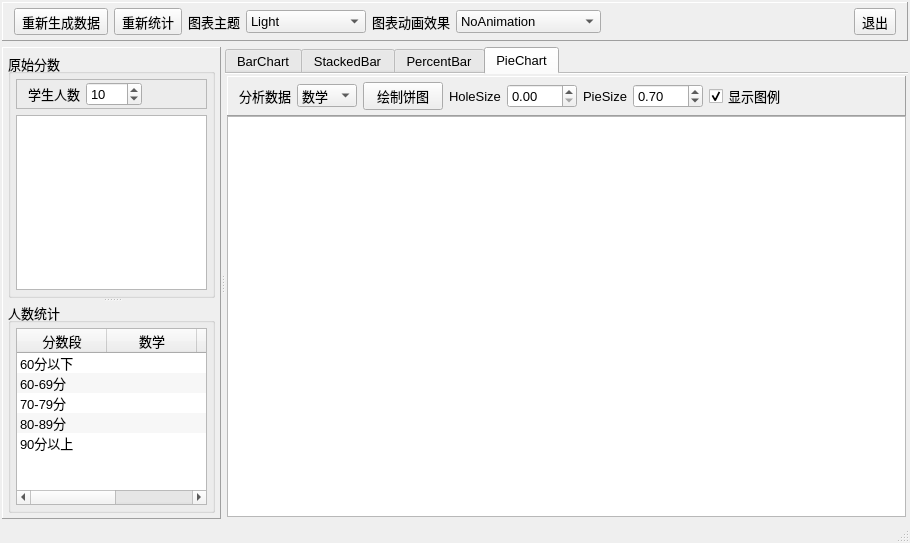
<?xml version="1.0" encoding="UTF-8"?>
<ui version="4.0">
 <class>MainWindow</class>
 <widget class="QMainWindow" name="MainWindow">
  <property name="geometry">
   <rect>
    <x>0</x>
    <y>0</y>
    <width>910</width>
    <height>543</height>
   </rect>
  </property>
  <property name="font">
   <font>
    <pointsize>10</pointsize>
   </font>
  </property>
  <property name="windowTitle">
   <string>饼图和柱状图</string>
  </property>
  <widget class="QWidget" name="centralWidget">
   <layout class="QVBoxLayout" name="verticalLayout_13">
    <property name="leftMargin">
     <number>2</number>
    </property>
    <property name="topMargin">
     <number>2</number>
    </property>
    <property name="rightMargin">
     <number>2</number>
    </property>
    <property name="bottomMargin">
     <number>2</number>
    </property>
    <item>
     <widget class="QFrame" name="frame_6">
      <property name="maximumSize">
       <size>
        <width>16777215</width>
        <height>40</height>
       </size>
      </property>
      <property name="frameShape">
       <enum>QFrame::Panel</enum>
      </property>
      <property name="frameShadow">
       <enum>QFrame::Raised</enum>
      </property>
      <layout class="QHBoxLayout" name="horizontalLayout_7">
       <property name="topMargin">
        <number>5</number>
       </property>
       <property name="bottomMargin">
        <number>5</number>
       </property>
       <item>
        <widget class="QToolButton" name="toolBtn_GenData">
         <property name="toolTip">
          <string>重新生成数据并统计</string>
         </property>
         <property name="text">
          <string>重新生成数据</string>
         </property>
         <property name="icon">
          <iconset resource="res.qrc">
           <normaloff>:/icons/images/828.bmp</normaloff>:/icons/images/828.bmp</iconset>
         </property>
         <property name="toolButtonStyle">
          <enum>Qt::ToolButtonTextBesideIcon</enum>
         </property>
        </widget>
       </item>
       <item>
        <widget class="QToolButton" name="toolBtn_Counting">
         <property name="toolTip">
          <string>重新统计</string>
         </property>
         <property name="text">
          <string>重新统计</string>
         </property>
         <property name="icon">
          <iconset resource="res.qrc">
           <normaloff>:/icons/images/216.GIF</normaloff>:/icons/images/216.GIF</iconset>
         </property>
         <property name="toolButtonStyle">
          <enum>Qt::ToolButtonTextBesideIcon</enum>
         </property>
        </widget>
       </item>
       <item>
        <widget class="QLabel" name="label_7">
         <property name="text">
          <string>图表主题</string>
         </property>
        </widget>
       </item>
       <item>
        <widget class="QComboBox" name="comboTheme">
         <property name="minimumSize">
          <size>
           <width>120</width>
           <height>0</height>
          </size>
         </property>
         <item>
          <property name="text">
           <string>Light</string>
          </property>
         </item>
         <item>
          <property name="text">
           <string>BlueCerulean</string>
          </property>
         </item>
         <item>
          <property name="text">
           <string>Dark</string>
          </property>
         </item>
         <item>
          <property name="text">
           <string>BrownSand</string>
          </property>
         </item>
         <item>
          <property name="text">
           <string>BlueNcs</string>
          </property>
         </item>
         <item>
          <property name="text">
           <string>HighContrast</string>
          </property>
         </item>
         <item>
          <property name="text">
           <string>BlueIcy</string>
          </property>
         </item>
         <item>
          <property name="text">
           <string>Qt</string>
          </property>
         </item>
        </widget>
       </item>
       <item>
        <widget class="QLabel" name="label_8">
         <property name="text">
          <string>图表动画效果</string>
         </property>
        </widget>
       </item>
       <item>
        <widget class="QComboBox" name="comboAnimation">
         <item>
          <property name="text">
           <string>NoAnimation</string>
          </property>
         </item>
         <item>
          <property name="text">
           <string>GridAxisAnimations</string>
          </property>
         </item>
         <item>
          <property name="text">
           <string>SeriesAnimations</string>
          </property>
         </item>
         <item>
          <property name="text">
           <string>AllAnimations</string>
          </property>
         </item>
        </widget>
       </item>
       <item>
        <spacer name="horizontalSpacer_7">
         <property name="orientation">
          <enum>Qt::Horizontal</enum>
         </property>
         <property name="sizeHint" stdset="0">
          <size>
           <width>40</width>
           <height>20</height>
          </size>
         </property>
        </spacer>
       </item>
       <item>
        <widget class="QToolButton" name="toolBtn_Quit">
         <property name="text">
          <string>退出</string>
         </property>
         <property name="icon">
          <iconset resource="res.qrc">
           <normaloff>:/icons/images/132.bmp</normaloff>:/icons/images/132.bmp</iconset>
         </property>
         <property name="toolButtonStyle">
          <enum>Qt::ToolButtonTextBesideIcon</enum>
         </property>
        </widget>
       </item>
      </layout>
     </widget>
    </item>
    <item>
     <widget class="QSplitter" name="splitter_2">
      <property name="orientation">
       <enum>Qt::Horizontal</enum>
      </property>
      <widget class="QFrame" name="frameData">
       <property name="frameShape">
        <enum>QFrame::Panel</enum>
       </property>
       <property name="frameShadow">
        <enum>QFrame::Raised</enum>
       </property>
       <layout class="QVBoxLayout" name="verticalLayout_3">
        <property name="leftMargin">
         <number>5</number>
        </property>
        <property name="topMargin">
         <number>5</number>
        </property>
        <property name="rightMargin">
         <number>5</number>
        </property>
        <property name="bottomMargin">
         <number>5</number>
        </property>
        <item>
         <widget class="QSplitter" name="splitter">
          <property name="orientation">
           <enum>Qt::Vertical</enum>
          </property>
          <widget class="QGroupBox" name="groupBox">
           <property name="title">
            <string>原始分数</string>
           </property>
           <layout class="QVBoxLayout" name="verticalLayout">
            <property name="leftMargin">
             <number>5</number>
            </property>
            <property name="topMargin">
             <number>5</number>
            </property>
            <property name="rightMargin">
             <number>5</number>
            </property>
            <property name="bottomMargin">
             <number>5</number>
            </property>
            <item>
             <widget class="QFrame" name="frame_2">
              <property name="frameShape">
               <enum>QFrame::StyledPanel</enum>
              </property>
              <property name="frameShadow">
               <enum>QFrame::Raised</enum>
              </property>
              <layout class="QHBoxLayout" name="horizontalLayout_6">
               <property name="topMargin">
                <number>2</number>
               </property>
               <property name="bottomMargin">
                <number>2</number>
               </property>
               <item>
                <widget class="QLabel" name="label_5">
                 <property name="text">
                  <string>学生人数</string>
                 </property>
                 <property name="alignment">
                  <set>Qt::AlignRight|Qt::AlignTrailing|Qt::AlignVCenter</set>
                 </property>
                </widget>
               </item>
               <item>
                <widget class="QSpinBox" name="spinCount">
                 <property name="minimum">
                  <number>2</number>
                 </property>
                 <property name="maximum">
                  <number>5000</number>
                 </property>
                 <property name="value">
                  <number>10</number>
                 </property>
                </widget>
               </item>
               <item>
                <spacer name="horizontalSpacer_6">
                 <property name="orientation">
                  <enum>Qt::Horizontal</enum>
                 </property>
                 <property name="sizeHint" stdset="0">
                  <size>
                   <width>40</width>
                   <height>20</height>
                  </size>
                 </property>
                </spacer>
               </item>
              </layout>
             </widget>
            </item>
            <item>
             <widget class="QTableView" name="tableView">
              <property name="alternatingRowColors">
               <bool>true</bool>
              </property>
              <attribute name="horizontalHeaderDefaultSectionSize">
               <number>80</number>
              </attribute>
              <attribute name="verticalHeaderDefaultSectionSize">
               <number>27</number>
              </attribute>
             </widget>
            </item>
           </layout>
          </widget>
          <widget class="QGroupBox" name="groupBox_7">
           <property name="title">
            <string>人数统计</string>
           </property>
           <layout class="QVBoxLayout" name="verticalLayout_2">
            <property name="leftMargin">
             <number>5</number>
            </property>
            <property name="topMargin">
             <number>5</number>
            </property>
            <property name="rightMargin">
             <number>5</number>
            </property>
            <property name="bottomMargin">
             <number>5</number>
            </property>
            <item>
             <widget class="QTreeWidget" name="treeWidget">
              <property name="maximumSize">
               <size>
                <width>16777215</width>
                <height>300</height>
               </size>
              </property>
              <property name="editTriggers">
               <set>QAbstractItemView::NoEditTriggers</set>
              </property>
              <property name="alternatingRowColors">
               <bool>true</bool>
              </property>
              <property name="indentation">
               <number>0</number>
              </property>
              <attribute name="headerDefaultSectionSize">
               <number>90</number>
              </attribute>
              <column>
               <property name="text">
                <string>分数段</string>
               </property>
               <property name="textAlignment">
                <set>AlignCenter</set>
               </property>
              </column>
              <column>
               <property name="text">
                <string>数学</string>
               </property>
               <property name="textAlignment">
                <set>AlignCenter</set>
               </property>
              </column>
              <column>
               <property name="text">
                <string>语文</string>
               </property>
               <property name="textAlignment">
                <set>AlignCenter</set>
               </property>
              </column>
              <column>
               <property name="text">
                <string>英语</string>
               </property>
               <property name="textAlignment">
                <set>AlignCenter</set>
               </property>
              </column>
              <item>
               <property name="text">
                <string>60分以下</string>
               </property>
               <property name="textAlignment">
                <set>AlignCenter</set>
               </property>
               <property name="text">
                <string/>
               </property>
               <property name="textAlignment">
                <set>AlignCenter</set>
               </property>
               <property name="text">
                <string/>
               </property>
              </item>
              <item>
               <property name="text">
                <string>60-69分</string>
               </property>
               <property name="textAlignment">
                <set>AlignCenter</set>
               </property>
               <property name="text">
                <string/>
               </property>
               <property name="textAlignment">
                <set>AlignCenter</set>
               </property>
               <property name="text">
                <string/>
               </property>
              </item>
              <item>
               <property name="text">
                <string>70-79分</string>
               </property>
               <property name="textAlignment">
                <set>AlignCenter</set>
               </property>
               <property name="text">
                <string/>
               </property>
               <property name="text">
                <string/>
               </property>
              </item>
              <item>
               <property name="text">
                <string>80-89分</string>
               </property>
               <property name="textAlignment">
                <set>AlignCenter</set>
               </property>
               <property name="text">
                <string/>
               </property>
               <property name="textAlignment">
                <set>AlignCenter</set>
               </property>
               <property name="text">
                <string/>
               </property>
              </item>
              <item>
               <property name="text">
                <string>90分以上</string>
               </property>
               <property name="textAlignment">
                <set>AlignCenter</set>
               </property>
               <property name="text">
                <string/>
               </property>
               <property name="text">
                <string/>
               </property>
              </item>
             </widget>
            </item>
           </layout>
          </widget>
         </widget>
        </item>
       </layout>
      </widget>
      <widget class="QTabWidget" name="tabWidget">
       <property name="tabPosition">
        <enum>QTabWidget::North</enum>
       </property>
       <property name="tabShape">
        <enum>QTabWidget::Rounded</enum>
       </property>
       <property name="currentIndex">
        <number>3</number>
       </property>
       <property name="documentMode">
        <bool>true</bool>
       </property>
       <widget class="QWidget" name="tab">
        <attribute name="icon">
         <iconset resource="res.qrc">
          <normaloff>:/icons/images/3.ico</normaloff>:/icons/images/3.ico</iconset>
        </attribute>
        <attribute name="title">
         <string>BarChart</string>
        </attribute>
        <layout class="QVBoxLayout" name="verticalLayout_9">
         <property name="leftMargin">
          <number>2</number>
         </property>
         <property name="topMargin">
          <number>2</number>
         </property>
         <property name="rightMargin">
          <number>2</number>
         </property>
         <property name="bottomMargin">
          <number>2</number>
         </property>
         <item>
          <widget class="QWidget" name="widget" native="true">
           <layout class="QVBoxLayout" name="verticalLayout_8">
            <property name="spacing">
             <number>0</number>
            </property>
            <property name="leftMargin">
             <number>0</number>
            </property>
            <property name="topMargin">
             <number>0</number>
            </property>
            <property name="rightMargin">
             <number>0</number>
            </property>
            <property name="bottomMargin">
             <number>0</number>
            </property>
            <item>
             <widget class="QFrame" name="frame">
              <property name="frameShape">
               <enum>QFrame::Panel</enum>
              </property>
              <property name="frameShadow">
               <enum>QFrame::Raised</enum>
              </property>
              <layout class="QHBoxLayout" name="horizontalLayout">
               <property name="spacing">
                <number>12</number>
               </property>
               <property name="topMargin">
                <number>5</number>
               </property>
               <property name="bottomMargin">
                <number>5</number>
               </property>
               <item>
                <widget class="QPushButton" name="btnBuildBarChart">
                 <property name="text">
                  <string>绘制柱状图</string>
                 </property>
                </widget>
               </item>
               <item>
                <widget class="QPushButton" name="btnBuildBarChartH">
                 <property name="text">
                  <string>绘制水平柱状图</string>
                 </property>
                </widget>
               </item>
               <item>
                <spacer name="horizontalSpacer_2">
                 <property name="orientation">
                  <enum>Qt::Horizontal</enum>
                 </property>
                 <property name="sizeHint" stdset="0">
                  <size>
                   <width>662</width>
                   <height>20</height>
                  </size>
                 </property>
                </spacer>
               </item>
              </layout>
             </widget>
            </item>
            <item>
             <widget class="TChartView" name="chartViewBar">
              <property name="renderHints">
               <set>QPainter::Antialiasing|QPainter::TextAntialiasing</set>
              </property>
             </widget>
            </item>
           </layout>
          </widget>
         </item>
        </layout>
       </widget>
       <widget class="QWidget" name="tab_3">
        <attribute name="icon">
         <iconset resource="res.qrc">
          <normaloff>:/icons/images/281.GIF</normaloff>:/icons/images/281.GIF</iconset>
        </attribute>
        <attribute name="title">
         <string>StackedBar</string>
        </attribute>
        <layout class="QVBoxLayout" name="verticalLayout_10">
         <property name="leftMargin">
          <number>2</number>
         </property>
         <property name="topMargin">
          <number>2</number>
         </property>
         <property name="rightMargin">
          <number>2</number>
         </property>
         <property name="bottomMargin">
          <number>2</number>
         </property>
         <item>
          <widget class="QWidget" name="widget_2" native="true">
           <layout class="QVBoxLayout" name="verticalLayout_5">
            <property name="spacing">
             <number>0</number>
            </property>
            <property name="leftMargin">
             <number>0</number>
            </property>
            <property name="topMargin">
             <number>0</number>
            </property>
            <property name="rightMargin">
             <number>0</number>
            </property>
            <property name="bottomMargin">
             <number>0</number>
            </property>
            <item>
             <widget class="QFrame" name="frame_3">
              <property name="frameShape">
               <enum>QFrame::Panel</enum>
              </property>
              <property name="frameShadow">
               <enum>QFrame::Raised</enum>
              </property>
              <layout class="QHBoxLayout" name="horizontalLayout_3">
               <property name="spacing">
                <number>12</number>
               </property>
               <property name="topMargin">
                <number>5</number>
               </property>
               <property name="bottomMargin">
                <number>5</number>
               </property>
               <item>
                <widget class="QPushButton" name="btnBuildStackedBar">
                 <property name="text">
                  <string>绘制堆叠柱状图</string>
                 </property>
                </widget>
               </item>
               <item>
                <widget class="QPushButton" name="btnBuildStackedBarH">
                 <property name="text">
                  <string>绘制水平堆叠柱状图</string>
                 </property>
                </widget>
               </item>
               <item>
                <spacer name="horizontalSpacer_3">
                 <property name="orientation">
                  <enum>Qt::Horizontal</enum>
                 </property>
                 <property name="sizeHint" stdset="0">
                  <size>
                   <width>536</width>
                   <height>20</height>
                  </size>
                 </property>
                </spacer>
               </item>
              </layout>
             </widget>
            </item>
            <item>
             <widget class="TChartView" name="chartViewStackedBar"/>
            </item>
           </layout>
          </widget>
         </item>
        </layout>
       </widget>
       <widget class="QWidget" name="tab_5">
        <attribute name="icon">
         <iconset resource="res.qrc">
          <normaloff>:/icons/images/f4.ico</normaloff>:/icons/images/f4.ico</iconset>
        </attribute>
        <attribute name="title">
         <string>PercentBar</string>
        </attribute>
        <layout class="QVBoxLayout" name="verticalLayout_12">
         <property name="leftMargin">
          <number>2</number>
         </property>
         <property name="topMargin">
          <number>2</number>
         </property>
         <property name="rightMargin">
          <number>2</number>
         </property>
         <property name="bottomMargin">
          <number>2</number>
         </property>
         <item>
          <widget class="QWidget" name="widget_4" native="true">
           <layout class="QVBoxLayout" name="verticalLayout_6">
            <property name="spacing">
             <number>0</number>
            </property>
            <property name="leftMargin">
             <number>0</number>
            </property>
            <property name="topMargin">
             <number>0</number>
            </property>
            <property name="rightMargin">
             <number>0</number>
            </property>
            <property name="bottomMargin">
             <number>0</number>
            </property>
            <item>
             <widget class="QFrame" name="frame_5">
              <property name="frameShape">
               <enum>QFrame::Panel</enum>
              </property>
              <property name="frameShadow">
               <enum>QFrame::Raised</enum>
              </property>
              <layout class="QHBoxLayout" name="horizontalLayout_4">
               <property name="spacing">
                <number>12</number>
               </property>
               <property name="topMargin">
                <number>5</number>
               </property>
               <property name="bottomMargin">
                <number>5</number>
               </property>
               <item>
                <widget class="QPushButton" name="btnPercentBar">
                 <property name="text">
                  <string>绘制百分比柱状图</string>
                 </property>
                </widget>
               </item>
               <item>
                <widget class="QPushButton" name="btnPercentBarH">
                 <property name="text">
                  <string>绘制水平百分比柱状图</string>
                 </property>
                </widget>
               </item>
               <item>
                <spacer name="horizontalSpacer_4">
                 <property name="orientation">
                  <enum>Qt::Horizontal</enum>
                 </property>
                 <property name="sizeHint" stdset="0">
                  <size>
                   <width>523</width>
                   <height>20</height>
                  </size>
                 </property>
                </spacer>
               </item>
              </layout>
             </widget>
            </item>
            <item>
             <widget class="TChartView" name="chartViewPercentBar"/>
            </item>
           </layout>
          </widget>
         </item>
        </layout>
       </widget>
       <widget class="QWidget" name="tab_2">
        <attribute name="icon">
         <iconset resource="res.qrc">
          <normaloff>:/icons/images/43.ico</normaloff>:/icons/images/43.ico</iconset>
        </attribute>
        <attribute name="title">
         <string>PieChart</string>
        </attribute>
        <layout class="QVBoxLayout" name="verticalLayout_11">
         <property name="leftMargin">
          <number>2</number>
         </property>
         <property name="topMargin">
          <number>2</number>
         </property>
         <property name="rightMargin">
          <number>2</number>
         </property>
         <property name="bottomMargin">
          <number>2</number>
         </property>
         <item>
          <widget class="QWidget" name="widget_3" native="true">
           <layout class="QVBoxLayout" name="verticalLayout_4">
            <property name="spacing">
             <number>0</number>
            </property>
            <property name="leftMargin">
             <number>0</number>
            </property>
            <property name="topMargin">
             <number>0</number>
            </property>
            <property name="rightMargin">
             <number>0</number>
            </property>
            <property name="bottomMargin">
             <number>0</number>
            </property>
            <item>
             <widget class="QFrame" name="frame_4">
              <property name="frameShape">
               <enum>QFrame::Panel</enum>
              </property>
              <property name="frameShadow">
               <enum>QFrame::Raised</enum>
              </property>
              <layout class="QHBoxLayout" name="horizontalLayout_2">
               <property name="topMargin">
                <number>5</number>
               </property>
               <property name="bottomMargin">
                <number>5</number>
               </property>
               <item>
                <widget class="QLabel" name="label">
                 <property name="text">
                  <string>分析数据</string>
                 </property>
                 <property name="alignment">
                  <set>Qt::AlignRight|Qt::AlignTrailing|Qt::AlignVCenter</set>
                 </property>
                </widget>
               </item>
               <item>
                <widget class="QComboBox" name="comboCourse">
                 <property name="minimumSize">
                  <size>
                   <width>60</width>
                   <height>0</height>
                  </size>
                 </property>
                 <item>
                  <property name="text">
                   <string>数学</string>
                  </property>
                 </item>
                 <item>
                  <property name="text">
                   <string>语文</string>
                  </property>
                 </item>
                 <item>
                  <property name="text">
                   <string>英语</string>
                  </property>
                 </item>
                </widget>
               </item>
               <item>
                <widget class="QPushButton" name="btnDrawPieChart">
                 <property name="text">
                  <string>绘制饼图</string>
                 </property>
                </widget>
               </item>
               <item>
                <widget class="QLabel" name="label_2">
                 <property name="text">
                  <string>HoleSize</string>
                 </property>
                </widget>
               </item>
               <item>
                <widget class="QDoubleSpinBox" name="spinHoleSize">
                 <property name="minimumSize">
                  <size>
                   <width>70</width>
                   <height>0</height>
                  </size>
                 </property>
                 <property name="decimals">
                  <number>2</number>
                 </property>
                 <property name="maximum">
                  <double>1.000000000000000</double>
                 </property>
                 <property name="singleStep">
                  <double>0.100000000000000</double>
                 </property>
                </widget>
               </item>
               <item>
                <widget class="QLabel" name="label_3">
                 <property name="text">
                  <string>PieSize</string>
                 </property>
                </widget>
               </item>
               <item>
                <widget class="QDoubleSpinBox" name="spinPieSize">
                 <property name="minimumSize">
                  <size>
                   <width>70</width>
                   <height>0</height>
                  </size>
                 </property>
                 <property name="maximum">
                  <double>1.000000000000000</double>
                 </property>
                 <property name="singleStep">
                  <double>0.100000000000000</double>
                 </property>
                 <property name="value">
                  <double>0.700000000000000</double>
                 </property>
                </widget>
               </item>
               <item>
                <widget class="QCheckBox" name="chkBox_PieLegend">
                 <property name="text">
                  <string>显示图例</string>
                 </property>
                 <property name="checked">
                  <bool>true</bool>
                 </property>
                </widget>
               </item>
               <item>
                <spacer name="horizontalSpacer">
                 <property name="orientation">
                  <enum>Qt::Horizontal</enum>
                 </property>
                 <property name="sizeHint" stdset="0">
                  <size>
                   <width>40</width>
                   <height>20</height>
                  </size>
                 </property>
                </spacer>
               </item>
              </layout>
             </widget>
            </item>
            <item>
             <widget class="TChartView" name="chartViewPie"/>
            </item>
           </layout>
          </widget>
         </item>
        </layout>
       </widget>
      </widget>
     </widget>
    </item>
   </layout>
  </widget>
  <widget class="QStatusBar" name="statusBar"/>
 </widget>
 <layoutdefault spacing="6" margin="11"/>
 <customwidgets>
  <customwidget>
   <class>TChartView</class>
   <extends>QGraphicsView</extends>
   <header location="global">tchartview.h</header>
  </customwidget>
 </customwidgets>
 <resources>
  <include location="res.qrc"/>
 </resources>
 <connections>
  <connection>
   <sender>toolBtn_Quit</sender>
   <signal>clicked()</signal>
   <receiver>MainWindow</receiver>
   <slot>close()</slot>
   <hints>
    <hint type="sourcelabel">
     <x>984</x>
     <y>21</y>
    </hint>
    <hint type="destinationlabel">
     <x>514</x>
     <y>280</y>
    </hint>
   </hints>
  </connection>
 </connections>
</ui>
